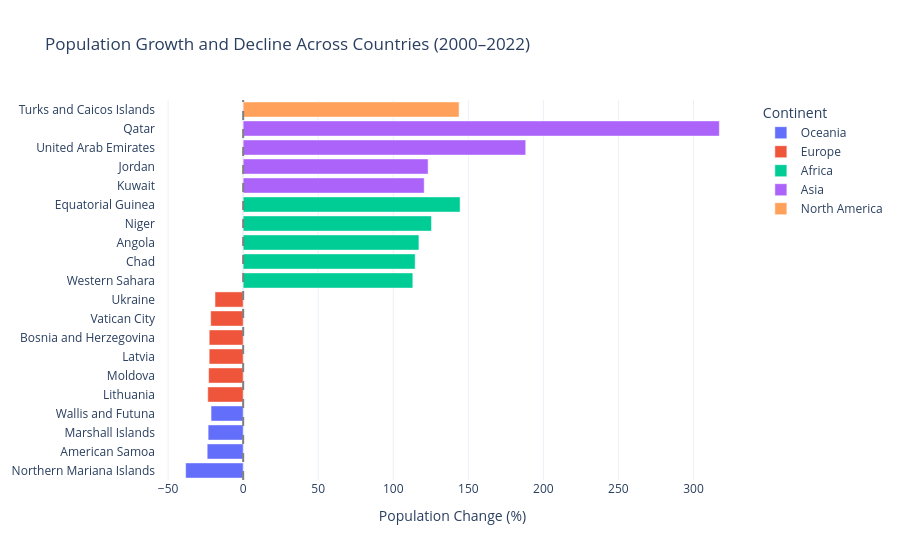

The notebook cell this image was saved under:
### Markdown cell above
**Chart choice & justification:** *Which chart did you choose, and why? Justify design choices.

**Answer:** In the period between 2000 and 2022, Qatar had the highest population growth rate at about 317.24%, followed by the United Arab Emirates at 188.25% and Equatorial Guinea at 144.52%. There were some countries that had population decline, especially small island countries and European countries.

**Choice of chart and explanation:** I have used a horizontal bar graph since it is easy to compare population growth and decline among countries. Bars above the x-axis show population growth, while those below the x-axis show population decline. Colors are used to show continents.

### Code cell
# Q5 - Where did populations grow and shrink?

import pandas as pd
import plotly.express as px

# Calculate percentage population change from 2000 to 2022
df["Population Change (%)"] = (
    (df["2022 Population"] - df["2000 Population"])
    / df["2000 Population"]
) * 100

# Get 10 countries with the highest population growth
top_growth = df.nlargest(10, "Population Change (%)")

# Get 10 countries with the largest population decline
top_decline = df.nsmallest(10, "Population Change (%)")

# Combine both groups
selected = pd.concat([top_growth, top_decline])

# Sort countries for visualization
selected = selected.sort_values("Population Change (%)")

# Create horizontal bar chart
fig = px.bar(
    selected,
    x="Population Change (%)",
    y="Country/Territory",
    color="Continent",
    orientation="h",
    hover_data=["2000 Population", "2022 Population"],
    template="plotly_white",
    title="Population Growth and Decline Across Countries (2000–2022)"
)

fig.update_layout(
    xaxis_title="Population Change (%)",
    yaxis_title=None,
    showlegend=True,
    legend_title="Continent"
)

fig.add_vline(x=0, line_dash="dash", line_color="grey")

fig.show()

# Display results
print("TOP 10 COUNTRIES WITH POPULATION GROWTH")
print(top_growth[
    ["Country/Territory", "Continent", "Population Change (%)"]
].round(2).to_string(index=False))

print("\nTOP 10 COUNTRIES WITH POPULATION DECLINE")
print(top_decline[
    ["Country/Territory", "Continent", "Population Change (%)"]
].round(2).to_string(index=False))

### Figure 1 — Plotly figure (JSON) as saved in the notebook; plotly's stock layout.template omitted (floating-point values rounded to 4 significant figures)
{"data": [{"customdata": [[80338, 49551], [58230, 44273], [54224, 41569], [14723, 11572]], "hovertemplate": "Continent=Oceania<br>Population Change (%)=%{x}<br>Country/Territory=%{y}<br>2000 Population=%{customdata[0]}<br>2022 Population=%{customdata[1]}<extra></extra>", "legendgroup": "Oceania", "marker": {"color": "#636efa", "pattern": {"shape": ""}}, "name": "Oceania", "orientation": "h", "showlegend": true, "textposition": "auto", "type": "bar", "x": [-38.32, -23.97, -23.34, -21.4], "xaxis": "x", "y": ["Northern Mariana Islands", "American Samoa", "Marshall Islands", "Wallis and Futuna"], "yaxis": "y"}, {"customdata": [[3599637, 2750055], [4251573, 3272996], [2392530, 1850651], [4179350, 3233526], [651, 510], [48879755, 39701739]], "hovertemplate": "Continent=Europe<br>Population Change (%)=%{x}<br>Country/Territory=%{y}<br>2000 Population=%{customdata[0]}<br>2022 Population=%{customdata[1]}<extra></extra>", "legendgroup": "Europe", "marker": {"color": "#EF553B", "pattern": {"shape": ""}}, "name": "Europe", "orientation": "h", "showlegend": true, "textposition": "auto", "type": "bar", "x": [-23.6, -23.02, -22.65, -22.63, -21.66, -18.78], "xaxis": "x", "y": ["Lithuania", "Moldova", "Latvia", "Bosnia and Herzegovina", "Vatican City", "Ukraine"], "yaxis": "y"}, {"customdata": [[270375, 575986], [8259137, 17723315], [16394062, 35588987], [11622665, 26207977], [684977, 1674908]], "hovertemplate": "Continent=Africa<br>Population Change (%)=%{x}<br>Country/Territory=%{y}<br>2000 Population=%{customdata[0]}<br>2022 Population=%{customdata[1]}<extra></extra>", "legendgroup": "Africa", "marker": {"color": "#00cc96", "pattern": {"shape": ""}}, "name": "Africa", "orientation": "h", "showlegend": true, "textposition": "auto", "type": "bar", "x": [113.0, 114.6, 117.1, 125.5, 144.5], "xaxis": "x", "y": ["Western Sahara", "Chad", "Angola", "Niger", "Equatorial Guinea"], "yaxis": "y"}, {"customdata": [[1934901, 4268873], [5056174, 11285869], [3275333, 9441129], [645937, 2695122]], "hovertemplate": "Continent=Asia<br>Population Change (%)=%{x}<br>Country/Territory=%{y}<br>2000 Population=%{customdata[0]}<br>2022 Population=%{customdata[1]}<extra></extra>", "legendgroup": "Asia", "marker": {"color": "#ab63fa", "pattern": {"shape": ""}}, "name": "Asia", "orientation": "h", "showlegend": true, "textposition": "auto", "type": "bar", "x": [120.6, 123.2, 188.2, 317.2], "xaxis": "x", "y": ["Kuwait", "Jordan", "United Arab Emirates", "Qatar"], "yaxis": "y"}, {"customdata": [[18744, 45703]], "hovertemplate": "Continent=North America<br>Population Change (%)=%{x}<br>Country/Territory=%{y}<br>2000 Population=%{customdata[0]}<br>2022 Population=%{customdata[1]}<extra></extra>", "legendgroup": "North America", "marker": {"color": "#FFA15A", "pattern": {"shape": ""}}, "name": "North America", "orientation": "h", "showlegend": true, "textposition": "auto", "type": "bar", "x": [143.8], "xaxis": "x", "y": ["Turks and Caicos Islands"], "yaxis": "y"}], "layout": {"barmode": "relative", "legend": {"title": {"text": "Continent"}, "tracegroupgap": 0}, "shapes": [{"line": {"color": "grey", "dash": "dash"}, "type": "line", "x0": 0, "x1": 0, "xref": "x", "y0": 0, "y1": 1, "yref": "y domain"}], "showlegend": true, "title": {"text": "Population Growth and Decline Across Countries (2000–2022)"}, "xaxis": {"anchor": "y", "domain": [0, 1], "title": {"text": "Population Change (%)"}}, "yaxis": {"anchor": "x", "domain": [0, 1], "title": {}}}}
